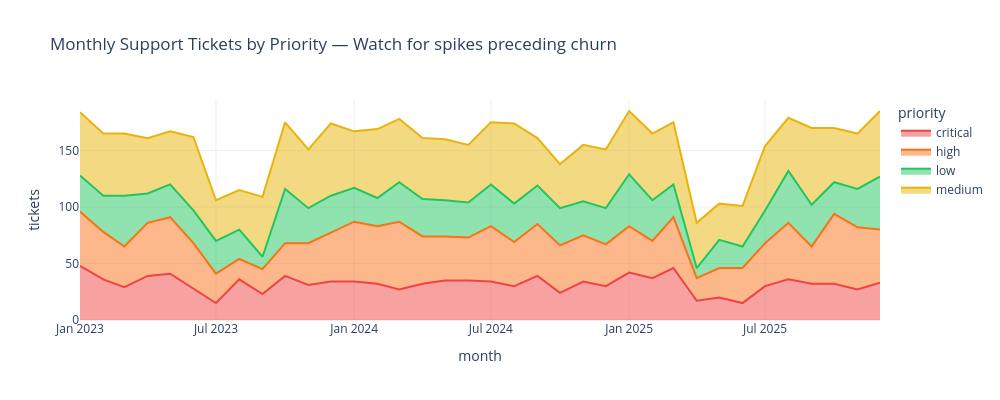

This figure's notebook cell:
### Markdown cell above
## 5. Support Tickets — Leading Indicator of Churn?

### Code cell
# ── Ticket volume over time by priority ──
tickets = q("""
    SELECT strftime('%Y-%m', created_date) as month,
           priority, COUNT(*) as tickets
    FROM v_support_tickets_clean
    GROUP BY month, priority ORDER BY month
""")

fig = px.area(tickets, x="month", y="tickets", color="priority",
              title="Monthly Support Tickets by Priority — Watch for spikes preceding churn",
              color_discrete_map={"critical":"#ef4444", "high":"#f97316",
                                   "medium":"#eab308", "low":"#22c55e"})
fig.update_layout(height=400, width=1000)
fig.show()

### Figure 1 — Plotly figure (JSON) as saved in the notebook; plotly's stock layout.template omitted (floating-point values rounded to 4 significant figures)
{"data": [{"fillpattern": {"shape": ""}, "hovertemplate": "priority=critical<br>month=%{x}<br>tickets=%{y}<extra></extra>", "legendgroup": "critical", "line": {"color": "#ef4444"}, "marker": {"symbol": "circle"}, "mode": "lines", "name": "critical", "orientation": "v", "showlegend": true, "stackgroup": "1", "type": "scatter", "x": ["2023-01", "2023-02", "2023-03", "2023-04", "2023-05", "2023-06", "2023-07", "2023-08", "2023-09", "2023-10", "2023-11", "2023-12", "2024-01", "2024-02", "2024-03", "2024-04", "2024-05", "2024-06", "2024-07", "2024-08", "2024-09", "2024-10", "2024-11", "2024-12", "2025-01", "2025-02", "2025-03", "2025-04", "2025-05", "2025-06", "2025-07", "2025-08", "2025-09", "2025-10", "2025-11", "2025-12"], "xaxis": "x", "y": [48, 36, 29, 39, 41, 28, 15, 36, 23, 39, 31, 34, 34, 32, 27, 32, 35, 35, 34, 30, 39, 24, 34, 30, 42, 37, 46, 17, 20, 15, 30, 36, 32, 32, 27, 33], "yaxis": "y"}, {"fillpattern": {"shape": ""}, "hovertemplate": "priority=high<br>month=%{x}<br>tickets=%{y}<extra></extra>", "legendgroup": "high", "line": {"color": "#f97316"}, "marker": {"symbol": "circle"}, "mode": "lines", "name": "high", "orientation": "v", "showlegend": true, "stackgroup": "1", "type": "scatter", "x": ["2023-01", "2023-02", "2023-03", "2023-04", "2023-05", "2023-06", "2023-07", "2023-08", "2023-09", "2023-10", "2023-11", "2023-12", "2024-01", "2024-02", "2024-03", "2024-04", "2024-05", "2024-06", "2024-07", "2024-08", "2024-09", "2024-10", "2024-11", "2024-12", "2025-01", "2025-02", "2025-03", "2025-04", "2025-05", "2025-06", "2025-07", "2025-08", "2025-09", "2025-10", "2025-11", "2025-12"], "xaxis": "x", "y": [48, 42, 36, 47, 50, 40, 26, 18, 22, 29, 37, 43, 53, 51, 60, 42, 39, 38, 49, 39, 46, 42, 41, 37, 41, 33, 45, 20, 26, 31, 38, 50, 33, 62, 55, 47], "yaxis": "y"}, {"fillpattern": {"shape": ""}, "hovertemplate": "priority=low<br>month=%{x}<br>tickets=%{y}<extra></extra>", "legendgroup": "low", "line": {"color": "#22c55e"}, "marker": {"symbol": "circle"}, "mode": "lines", "name": "low", "orientation": "v", "showlegend": true, "stackgroup": "1", "type": "scatter", "x": ["2023-01", "2023-02", "2023-03", "2023-04", "2023-05", "2023-06", "2023-07", "2023-08", "2023-09", "2023-10", "2023-11", "2023-12", "2024-01", "2024-02", "2024-03", "2024-04", "2024-05", "2024-06", "2024-07", "2024-08", "2024-09", "2024-10", "2024-11", "2024-12", "2025-01", "2025-02", "2025-03", "2025-04", "2025-05", "2025-06", "2025-07", "2025-08", "2025-09", "2025-10", "2025-11", "2025-12"], "xaxis": "x", "y": [32, 32, 45, 26, 29, 29, 29, 26, 11, 48, 31, 33, 30, 25, 35, 33, 32, 31, 37, 34, 34, 33, 30, 32, 46, 36, 29, 9, 25, 19, 29, 46, 37, 28, 34, 47], "yaxis": "y"}, {"fillpattern": {"shape": ""}, "hovertemplate": "priority=medium<br>month=%{x}<br>tickets=%{y}<extra></extra>", "legendgroup": "medium", "line": {"color": "#eab308"}, "marker": {"symbol": "circle"}, "mode": "lines", "name": "medium", "orientation": "v", "showlegend": true, "stackgroup": "1", "type": "scatter", "x": ["2023-01", "2023-02", "2023-03", "2023-04", "2023-05", "2023-06", "2023-07", "2023-08", "2023-09", "2023-10", "2023-11", "2023-12", "2024-01", "2024-02", "2024-03", "2024-04", "2024-05", "2024-06", "2024-07", "2024-08", "2024-09", "2024-10", "2024-11", "2024-12", "2025-01", "2025-02", "2025-03", "2025-04", "2025-05", "2025-06", "2025-07", "2025-08", "2025-09", "2025-10", "2025-11", "2025-12"], "xaxis": "x", "y": [56, 55, 55, 49, 47, 65, 36, 35, 53, 59, 52, 64, 50, 61, 56, 54, 54, 51, 55, 71, 42, 39, 50, 52, 56, 59, 55, 40, 32, 36, 57, 47, 68, 48, 49, 58], "yaxis": "y"}], "layout": {"height": 400, "legend": {"title": {"text": "priority"}, "tracegroupgap": 0}, "title": {"text": "Monthly Support Tickets by Priority — Watch for spikes preceding churn"}, "width": 1000, "xaxis": {"anchor": "y", "domain": [0, 1], "title": {"text": "month"}}, "yaxis": {"anchor": "x", "domain": [0, 1], "title": {"text": "tickets"}}}}
